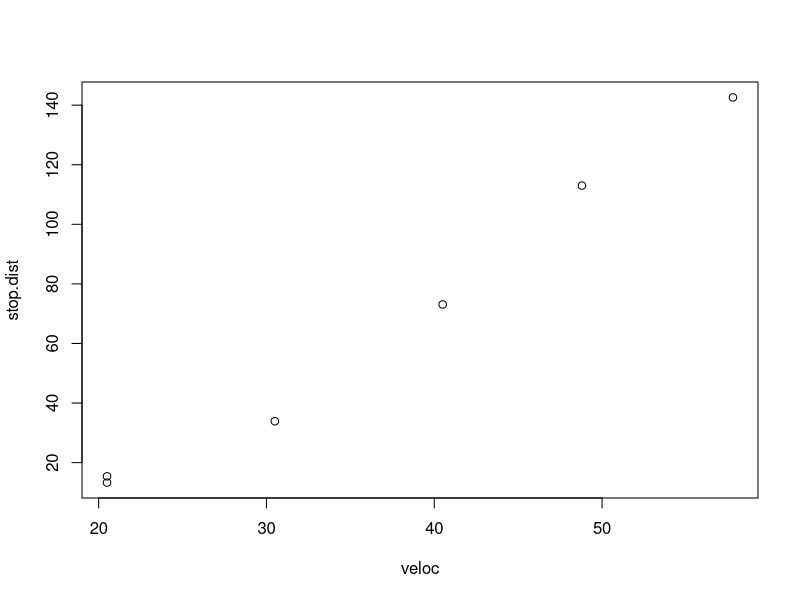
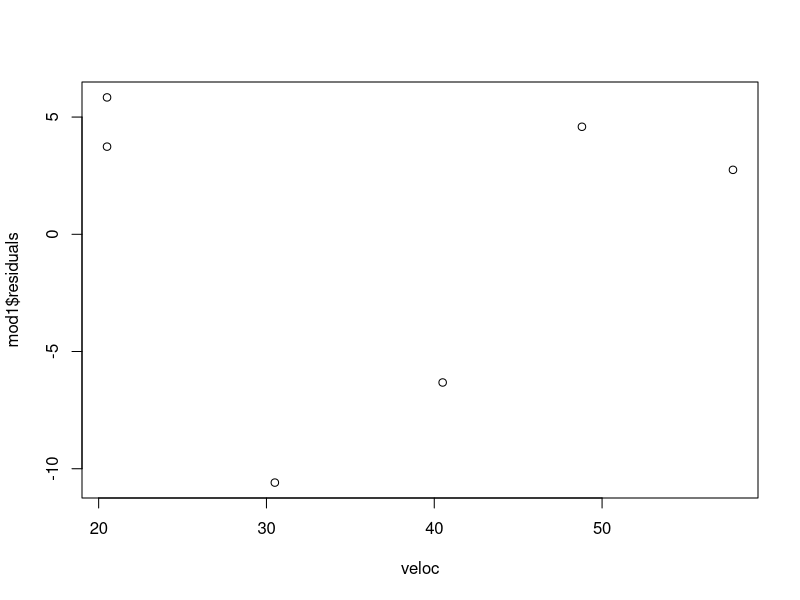
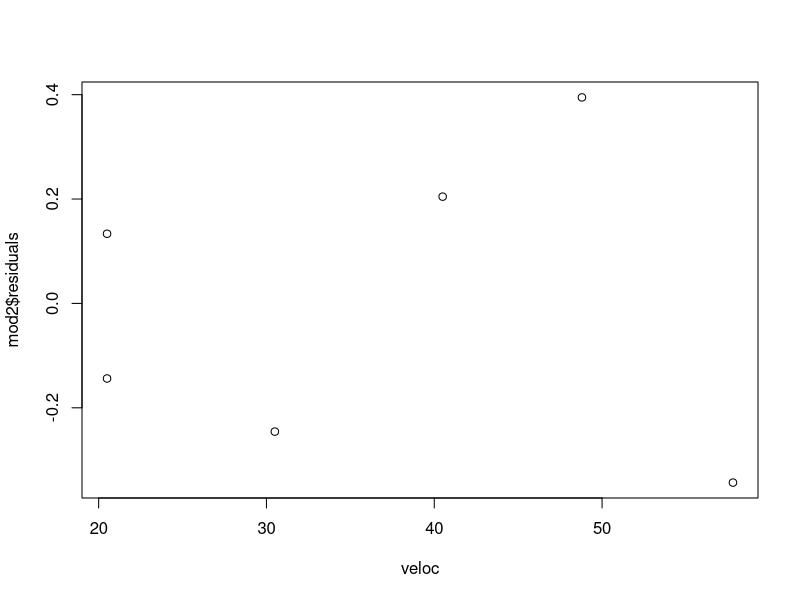

Generate these figures, in order, with R:
## ---- chunk 1
knitr::opts_chunk$set(echo = TRUE)
## ---- chunk 2
veloc = c(20.5,20.5,30.5,40.5,48.8,57.8)
stop.dist = c(15.4,13.3,33.9,73.1,113,142.6) 
## ---- chunk 3
plot(veloc, stop.dist)
## ---- chunk 4
mean(veloc*stop.dist) #xy-bar
mean(veloc)*mean(stop.dist) #xbar*ybar
mean(veloc^2) #x^2-bar
mean(veloc)^2 #xbar squared
mean(veloc) #xbar
mean(stop.dist) #ybar
## ---- chunk 5
mod1 = lm(stop.dist~veloc)
mod1$residuals
mod1$fitted.values
## ---- chunk 6
var(stop.dist)*(1-(0.992)^2)
## ---- chunk 7
plot(mod1$residuals~veloc)
## ---- chunk 8
stop.dist2 = sqrt(stop.dist)
mean(stop.dist2) #ybar of transformed
## ---- chunk 9
#compute the residuals and fitted values.
mod2 = lm(stop.dist2~veloc)
mod2$residuals
mod2$fitted.values

#calculate the residual variance.
var(stop.dist2)*(1-(0.997)^2)

#construct the residual plot.
plot(mod2$residuals~veloc)
## ---- chunk 10
summary(mod2)
## ---- chunk 11
confint(mod2)
